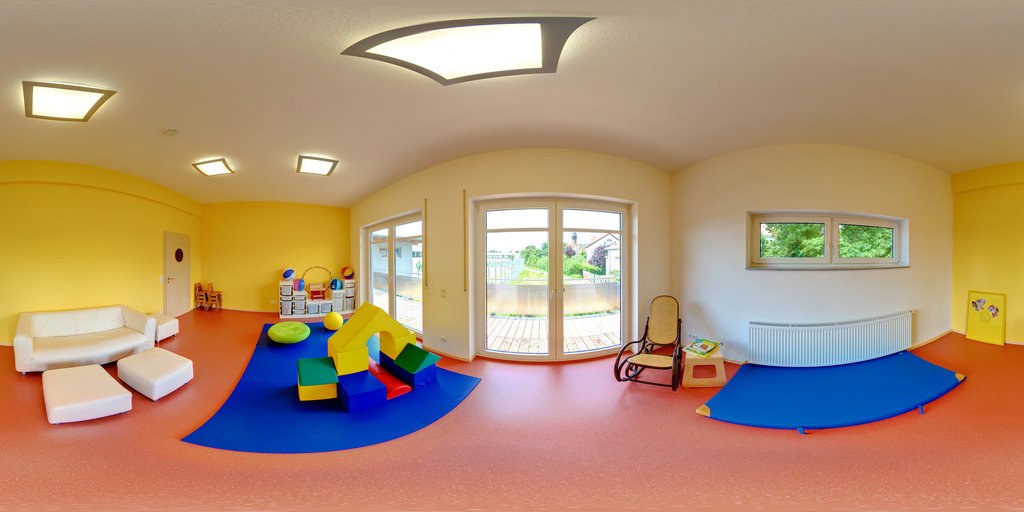
%> input picture dependencies/pano2photo/pano_aclzqydjlssfry.jpg, 1024 x 512 px
$ octave demo_main.m   (GNU Octave 9; MATLAB toolbox functions it lacks are replaced by stand-ins)
%> lines starting %> are read from the running program, lines starting %| are printed output that depends on the picture; in (x1, y1, x2, y2) boxes, pixels count from 0 and x2, y2 are one past the last pixel; in counts of white or black regions, pixels touching at a corner belong together; the program's own positions count from 1
### dependencies/pano2photo/imgLookAt.m
function warped_im = imgLookAt(im, CENTERx, CENTERy, new_imgH, fov )

%{
Citation:
J. Xiao, K. A. Ehinger, A. Oliva and A. Torralba.
Recognizing Scene Viewpoint using Panoramic Place Representation.
Proceedings of 25th IEEE Conference on Computer Vision and Pattern Recognition, 2012.
http://sun360.mit.edu
%}


sphereW = size(im,2);  sphereH = size(im,1);

warped_im = zeros(new_imgH,new_imgH,3);
[TXwarp TYwarp] = meshgrid(1:new_imgH, 1:new_imgH);
TX = TXwarp(:);                 TY = TYwarp(:);
TX = (TX -0.5 - new_imgH/2);    TY = (TY -0.5 - new_imgH/2);
% new_imgH = tan(fov/2) * R * 2
% TX = tan(ang/2) * R
r = new_imgH/2 / tan(fov/2);

% convert to 3D
R = sqrt(TY .^ 2 + r ^ 2);
ANGy = atan(- TY/r);
ANGy = ANGy + CENTERy;


X = sin(ANGy) .* R;
Y = - cos(ANGy) .* R;
Z = TX;

INDn = find(abs(ANGy) > pi/2);

% project back to sphere

ANGx = atan(Z ./ -Y);
RZY = sqrt(Z .^2 + Y .^2);
ANGy = atan(X ./ RZY);

ANGx(INDn) = ANGx(INDn)+pi;
ANGx = ANGx + CENTERx;

INDy = find(ANGy < -pi/2);
ANGy(INDy) = - pi - ANGy(INDy) ;
ANGx(INDy) = ANGx(INDy) + pi;

INDx = find(ANGx <= -pi);     ANGx(INDx) = ANGx(INDx) + 2 * pi;
INDx = find(ANGx > pi);     ANGx(INDx) = ANGx(INDx) - 2 * pi;
INDx = find(ANGx > pi);     ANGx(INDx) = ANGx(INDx) - 2 * pi;
INDx = find(ANGx > pi);     ANGx(INDx) = ANGx(INDx) - 2 * pi;

% debug
% X: [-pi pi]
% Y: [-pi/2 pi/2]

Px = (ANGx+pi) / (2*pi) * sphereW + 0.5;
Py = ((- ANGy) + pi/2) / pi * sphereH + 0.5;

%Px(INDn)=1;
%Py(INDn)=1;

INDxx = find(Px<1);
Px(INDxx) = Px(INDxx) + sphereW;
im(:,sphereW+(1:2),:) = im(:,1:2,:);


% debug
% hold on
% plot(Px, Py, 'r.');


Px = reshape(Px, new_imgH, new_imgH);
Py = reshape(Py, new_imgH, new_imgH);

% finally warp image
warped_im = warpImageFast(im, Px, Py);

### dependencies/pano2photo/warpImageFast.m
function im_warp = warpImageFast(im,XXdense, YYdense)

%{
Citation:
J. Xiao, K. A. Ehinger, A. Oliva and A. Torralba.
Recognizing Scene Viewpoint using Panoramic Place Representation.
Proceedings of 25th IEEE Conference on Computer Vision and Pattern Recognition, 2012.
http://sun360.mit.edu
%}

minX = max(1,floor(min(min(XXdense)))-1);
minY = max(1,floor(min(min(YYdense)))-1);

maxX = min(size(im,2),ceil(max(max(XXdense)))+1);
maxY = min(size(im,1),ceil(max(max(YYdense)))+1);

im = im(minY:maxY,minX:maxX,:);

for c=1:size(im,3)
    % im_warp(:,:,c) = uint8(interp2(double(im(:,:,c)), XXdense-minX+1, YYdense-minY+1,'*cubic'));
    %im_warp(:,:,c) = interp2(im(:,:,c), XXdense-minX+1, YYdense-minY+1,'*cubic');
    im_warp(:,:,c) = interp2(im(:,:,c), XXdense-minX+1, YYdense-minY+1,'*linear');
end

### dependencies/pano2photo/imNormal2Sphere.m
function [sphereImg validMap] = imNormal2Sphere(im, imHoriFOV, sphereW, sphereH)

%{
Citation:
J. Xiao, K. A. Ehinger, A. Oliva and A. Torralba.
Recognizing Scene Viewpoint using Panoramic Place Representation.
Proceedings of 25th IEEE Conference on Computer Vision and Pattern Recognition, 2012.
http://sun360.mit.edu
%}

[TX TY] = meshgrid(1:sphereW, 1:sphereH);
TX = TX(:);
TY = TY(:);

ANGx = (TX- sphereW/2 -0.5)/sphereW * pi *2 ;
ANGy = -(TY- sphereH/2 -0.5)/sphereH * pi;

% clip ANGx
INDx = find(ANGx <= -pi/4);   ANGx(INDx) = -pi/4;
INDx = find(ANGx >=  pi/4);   ANGx(INDx) =  pi/4;


% convert angle to pixel of normal image

imW = size(im,2);   imH = size(im,1);
f = (imW/2) / tan(imHoriFOV/2);
Px = f * tan(ANGx);
d = sqrt(Px .^2 + f ^2);
Py = d .* tan(ANGy);
Px = Px + imW/2 + 1;
Py = -Py + imH/2 + 1;

% outside range?
validMap = (Px<1  ) | (Px>imW) | (Py<1  ) | (Py>imH);
validMap = reshape(validMap, sphereH, sphereW);
validMap = ~validMap;

INDout = find(Px<1  );   Px(INDout) = 1;  Py(INDout) = 1;
INDout = find(Px>imW);   Px(INDout) = 1;  Py(INDout) = 1;
INDout = find(Py<1  );   Px(INDout) = 1;  Py(INDout) = 1;
INDout = find(Py>imH);   Px(INDout) = 1;  Py(INDout) = 1;


Px = reshape(Px, sphereH, sphereW);
Py = reshape(Py, sphereH, sphereW);

% finally warp image
sphereImg = warpImageFast(im, Px, Py);

### dependencies/pano2photo/demo_main.m
%{
This code is to demonstrate how to generate a crop from a full view panorama
into a normal image, and how to warp it back.
--jianxiong

Citation:
J. Xiao, K. A. Ehinger, A. Oliva and A. Torralba.
Recognizing Scene Viewpoint using Panoramic Place Representation.
Proceedings of 25th IEEE Conference on Computer Vision and Pattern Recognition, 2012.
http://sun360.mit.edu
%}


clear
clc

% parameters
new_imgH = 640;                 % horizontal resolution = width
new_imgShort = new_imgH/4*3;    % vertical resolution = height
fov = 100;                     % horizontal angle field-of-view (degrees)
fov = pi * fov / 180;           % convert to radians

% where is your center of the camera
% horizontal angle
x = pi;           % range [-pi,   pi]
% vertical angle
y = 0;                    % range [-pi/2, pi/2]


% read the panorama
panorama = imread('pano_aclzqydjlssfry.jpg');
%> panorama is the input picture: size 512x1024x3 uint8; mean R, G, B 174.4, 143.9, 114.3
panorama = double(panorama);
%> panorama: size 512x1024x3 double

% generate the crop
warped_image = imgLookAt(panorama, x, y, new_imgH, fov );
%> in warpImageFast, `im = im(minY:maxY,minX:maxX,:);`:
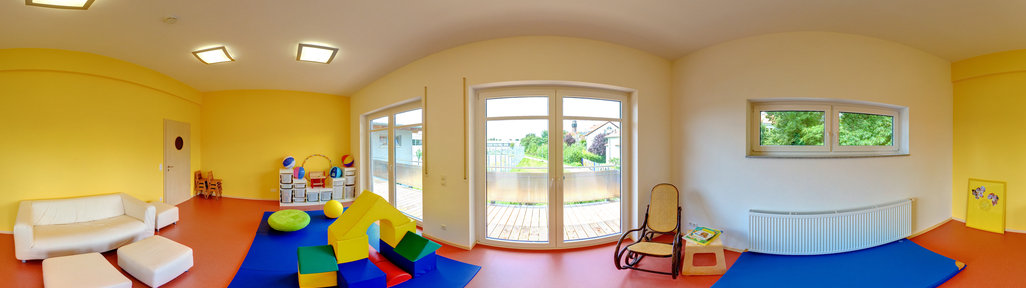
%> im: size 288x1026x3 double; mean R, G, B 173.7, 150.3, 108.3
%> after the loop in warpImageFast, `for c=1:size(im,3)`:
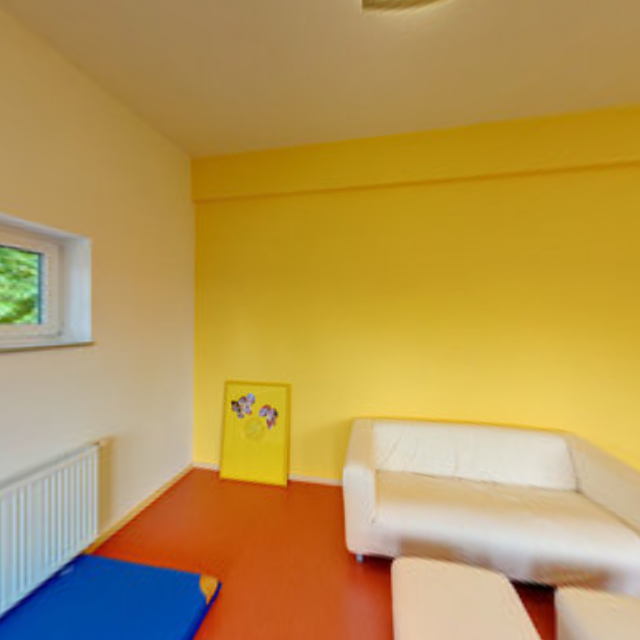
%> im_warp: size 640x640x3 double; mean R, G, B 182.3, 150.4, 84.7
warped_image = warped_image/255;
warped_image = warped_image((new_imgH-new_imgShort)/2+(1:new_imgShort),:,:);
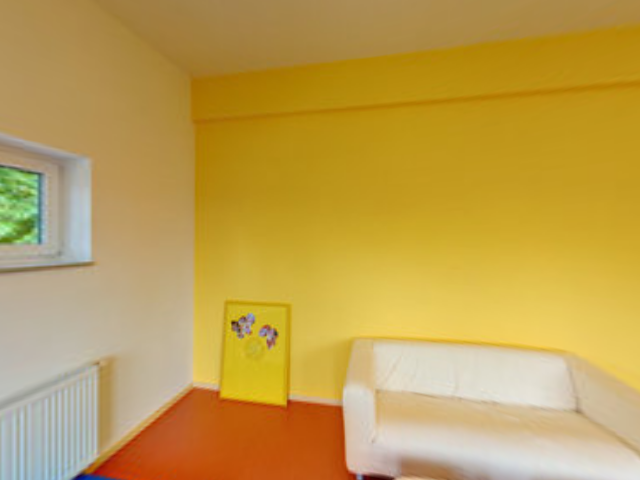
%> warped_image: size 480x640x3 double; mean R, G, B 0.752, 0.623, 0.314

% warp the crop back to panorama
% this function assume y==0. It won't work when y!=0, and you need to
% modify it.
[sphereImg validMap] = imNormal2Sphere(warped_image, fov, 1024, 512);
%> in warpImageFast (call 2), `im = im(minY:maxY,minX:maxX,:);`:
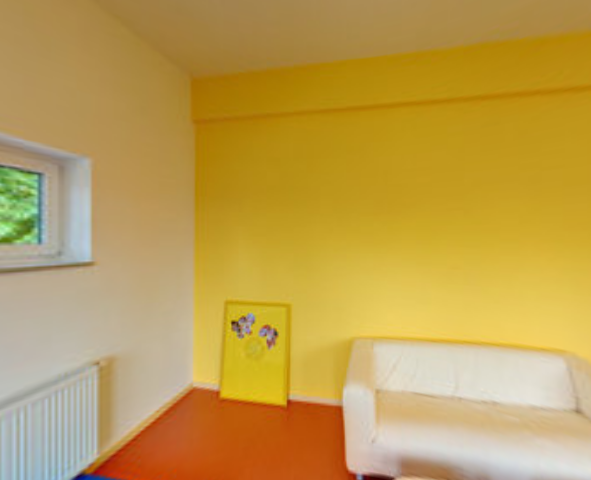
%> im: size 480x591x3 double; mean R, G, B 0.748, 0.619, 0.317
%> after the loop in warpImageFast (call 2), `for c=1:size(im,3)`:
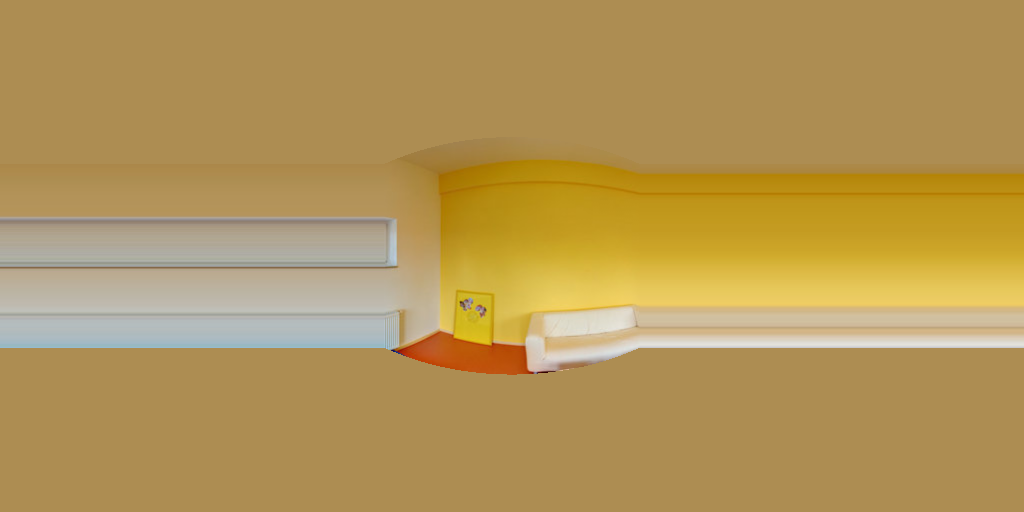
%> im_warp: size 512x1024x3 double; mean R, G, B 0.706, 0.589, 0.343
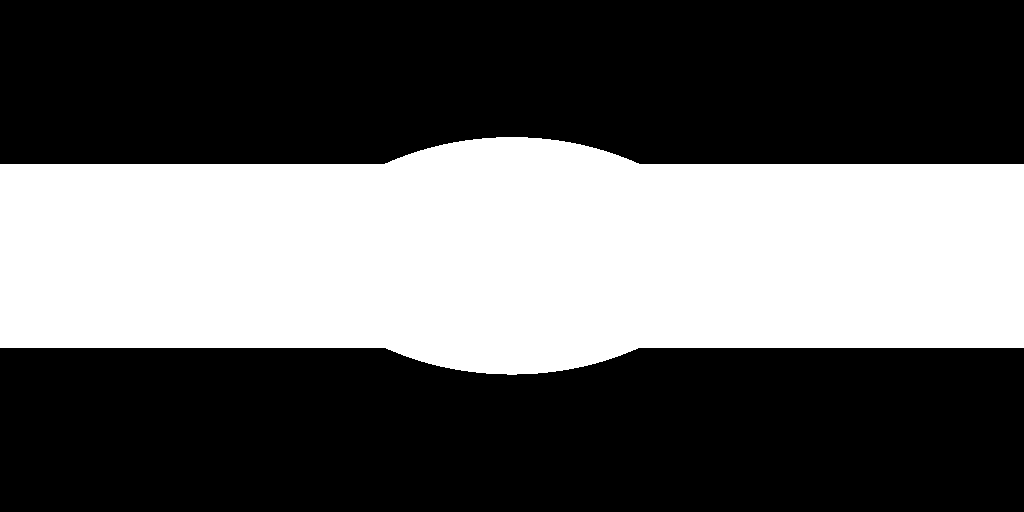
%> validMap: size 512x1024 logical; 37.7% white; 1 white region, box (x1, y1, x2, y2) and area: (0, 137, 1024, 375) 197620
% fill in back for invalid area
sphereImg = sphereImg .* double(repmat(validMap,[1,1,3]));
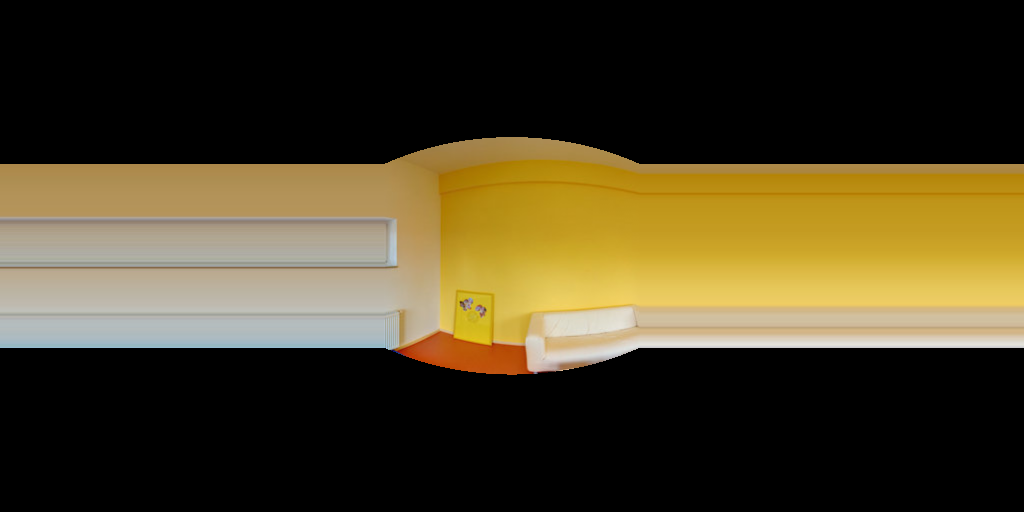
%> sphereImg: size 512x1024x3 double; mean R, G, B 0.283, 0.244, 0.142

subplot(3,1,1);
imshow(panorama/255);
title('full view panorama (360degree x 180degree)');

subplot(3,1,2);
imshow(warped_image);
title('generated crop');

subplot(3,1,3);
imshow(sphereImg);
title('warp the image back to panorama');
